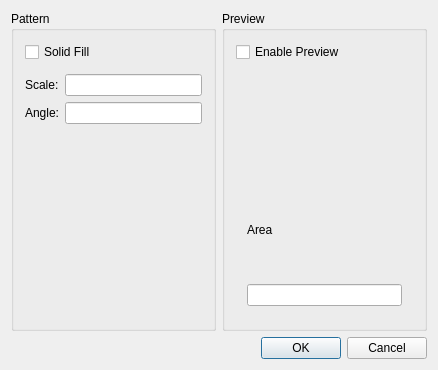
<?xml version="1.0" encoding="UTF-8"?>
<ui version="4.0">
 <class>QG_DlgHatch</class>
 <widget class="QDialog" name="QG_DlgHatch">
  <property name="geometry">
   <rect>
    <x>0</x>
    <y>0</y>
    <width>438</width>
    <height>370</height>
   </rect>
  </property>
  <property name="windowTitle">
   <string>Choose Hatch Attributes</string>
  </property>
  <layout class="QVBoxLayout">
   <item>
    <layout class="QHBoxLayout">
     <item>
      <widget class="QGroupBox" name="bgParameter">
       <property name="title">
        <string>Pattern</string>
       </property>
       <layout class="QGridLayout">
        <item row="2" column="1">
         <widget class="QLineEdit" name="leScale"/>
        </item>
        <item row="3" column="0">
         <widget class="QLabel" name="lAngle">
          <property name="text">
           <string>Angle:</string>
          </property>
          <property name="wordWrap">
           <bool>false</bool>
          </property>
         </widget>
        </item>
        <item row="2" column="0">
         <widget class="QLabel" name="lScale">
          <property name="text">
           <string>Scale:</string>
          </property>
          <property name="wordWrap">
           <bool>false</bool>
          </property>
         </widget>
        </item>
        <item row="3" column="1">
         <widget class="QLineEdit" name="leAngle"/>
        </item>
        <item row="0" column="0" colspan="2">
         <widget class="QCheckBox" name="cbSolid">
          <property name="text">
           <string>Solid Fill</string>
          </property>
         </widget>
        </item>
        <item row="1" column="0" colspan="2">
         <widget class="QG_PatternBox" name="cbPattern" native="true"/>
        </item>
        <item row="4" column="1">
         <spacer name="verticalSpacer">
          <property name="orientation">
           <enum>Qt::Vertical</enum>
          </property>
          <property name="sizeHint" stdset="0">
           <size>
            <width>20</width>
            <height>40</height>
           </size>
          </property>
         </spacer>
        </item>
       </layout>
      </widget>
     </item>
     <item>
      <widget class="QGroupBox" name="bgPreview">
       <property name="title">
        <string>Preview</string>
       </property>
       <layout class="QVBoxLayout" name="verticalLayout">
        <item>
         <widget class="QCheckBox" name="cbEnablePreview">
          <property name="text">
           <string>Enable Preview</string>
          </property>
         </widget>
        </item>
        <item>
         <widget class="QWidget" name="widget" native="true">
          <layout class="QVBoxLayout" name="verticalLayout_2">
           <item>
            <widget class="QG_GraphicView" name="gvPreview" native="true"/>
           </item>
           <item>
            <widget class="QLabel" name="lArea">
             <property name="text">
              <string>Area</string>
             </property>
            </widget>
           </item>
           <item>
            <widget class="QLineEdit" name="leHatchArea">
             <property name="readOnly">
              <bool>true</bool>
             </property>
            </widget>
           </item>
          </layout>
         </widget>
        </item>
       </layout>
      </widget>
     </item>
    </layout>
   </item>
   <item>
    <widget class="QDialogButtonBox" name="buttonBox">
     <property name="standardButtons">
      <set>QDialogButtonBox::Cancel|QDialogButtonBox::Ok</set>
     </property>
    </widget>
   </item>
  </layout>
 </widget>
 <layoutdefault spacing="6" margin="11"/>
 <customwidgets>
  <customwidget>
   <class>QG_PatternBox</class>
   <extends>QWidget</extends>
   <header>qg_patternbox.h</header>
  </customwidget>
  <customwidget>
   <class>QG_GraphicView</class>
   <extends>QWidget</extends>
   <header>qg_graphicview.h</header>
  </customwidget>
 </customwidgets>
 <tabstops>
  <tabstop>cbSolid</tabstop>
  <tabstop>leScale</tabstop>
  <tabstop>leAngle</tabstop>
  <tabstop>cbEnablePreview</tabstop>
 </tabstops>
 <resources/>
 <connections>
  <connection>
   <sender>buttonBox</sender>
   <signal>accepted()</signal>
   <receiver>QG_DlgHatch</receiver>
   <slot>accept()</slot>
   <hints>
    <hint type="sourcelabel">
     <x>218</x>
     <y>277</y>
    </hint>
    <hint type="destinationlabel">
     <x>20</x>
     <y>20</y>
    </hint>
   </hints>
  </connection>
  <connection>
   <sender>buttonBox</sender>
   <signal>rejected()</signal>
   <receiver>QG_DlgHatch</receiver>
   <slot>reject()</slot>
   <hints>
    <hint type="sourcelabel">
     <x>218</x>
     <y>277</y>
    </hint>
    <hint type="destinationlabel">
     <x>20</x>
     <y>20</y>
    </hint>
   </hints>
  </connection>
  <connection>
   <sender>cbSolid</sender>
   <signal>toggled(bool)</signal>
   <receiver>cbPattern</receiver>
   <slot>setDisabled(bool)</slot>
   <hints>
    <hint type="sourcelabel">
     <x>20</x>
     <y>20</y>
    </hint>
    <hint type="destinationlabel">
     <x>20</x>
     <y>20</y>
    </hint>
   </hints>
  </connection>
  <connection>
   <sender>cbSolid</sender>
   <signal>toggled(bool)</signal>
   <receiver>leScale</receiver>
   <slot>setDisabled(bool)</slot>
   <hints>
    <hint type="sourcelabel">
     <x>20</x>
     <y>20</y>
    </hint>
    <hint type="destinationlabel">
     <x>20</x>
     <y>20</y>
    </hint>
   </hints>
  </connection>
  <connection>
   <sender>cbSolid</sender>
   <signal>toggled(bool)</signal>
   <receiver>lScale</receiver>
   <slot>setDisabled(bool)</slot>
   <hints>
    <hint type="sourcelabel">
     <x>20</x>
     <y>20</y>
    </hint>
    <hint type="destinationlabel">
     <x>20</x>
     <y>20</y>
    </hint>
   </hints>
  </connection>
  <connection>
   <sender>cbSolid</sender>
   <signal>toggled(bool)</signal>
   <receiver>leAngle</receiver>
   <slot>setDisabled(bool)</slot>
   <hints>
    <hint type="sourcelabel">
     <x>20</x>
     <y>20</y>
    </hint>
    <hint type="destinationlabel">
     <x>20</x>
     <y>20</y>
    </hint>
   </hints>
  </connection>
  <connection>
   <sender>cbSolid</sender>
   <signal>toggled(bool)</signal>
   <receiver>lAngle</receiver>
   <slot>setDisabled(bool)</slot>
   <hints>
    <hint type="sourcelabel">
     <x>20</x>
     <y>20</y>
    </hint>
    <hint type="destinationlabel">
     <x>20</x>
     <y>20</y>
    </hint>
   </hints>
  </connection>
  <connection>
   <sender>cbPattern</sender>
   <signal>patternChanged()</signal>
   <receiver>QG_DlgHatch</receiver>
   <slot>updatePreview()</slot>
   <hints>
    <hint type="sourcelabel">
     <x>20</x>
     <y>20</y>
    </hint>
    <hint type="destinationlabel">
     <x>20</x>
     <y>20</y>
    </hint>
   </hints>
  </connection>
  <connection>
   <sender>cbSolid</sender>
   <signal>toggled(bool)</signal>
   <receiver>QG_DlgHatch</receiver>
   <slot>updatePreview()</slot>
   <hints>
    <hint type="sourcelabel">
     <x>20</x>
     <y>20</y>
    </hint>
    <hint type="destinationlabel">
     <x>20</x>
     <y>20</y>
    </hint>
   </hints>
  </connection>
  <connection>
   <sender>leAngle</sender>
   <signal>textChanged(QString)</signal>
   <receiver>QG_DlgHatch</receiver>
   <slot>updatePreview()</slot>
   <hints>
    <hint type="sourcelabel">
     <x>20</x>
     <y>20</y>
    </hint>
    <hint type="destinationlabel">
     <x>20</x>
     <y>20</y>
    </hint>
   </hints>
  </connection>
  <connection>
   <sender>leScale</sender>
   <signal>textChanged(QString)</signal>
   <receiver>QG_DlgHatch</receiver>
   <slot>updatePreview()</slot>
   <hints>
    <hint type="sourcelabel">
     <x>20</x>
     <y>20</y>
    </hint>
    <hint type="destinationlabel">
     <x>20</x>
     <y>20</y>
    </hint>
   </hints>
  </connection>
  <connection>
   <sender>cbEnablePreview</sender>
   <signal>toggled(bool)</signal>
   <receiver>QG_DlgHatch</receiver>
   <slot>updatePreview()</slot>
   <hints>
    <hint type="sourcelabel">
     <x>20</x>
     <y>20</y>
    </hint>
    <hint type="destinationlabel">
     <x>20</x>
     <y>20</y>
    </hint>
   </hints>
  </connection>
 </connections>
 <slots>
  <slot>updatePreview()</slot>
 </slots>
</ui>
